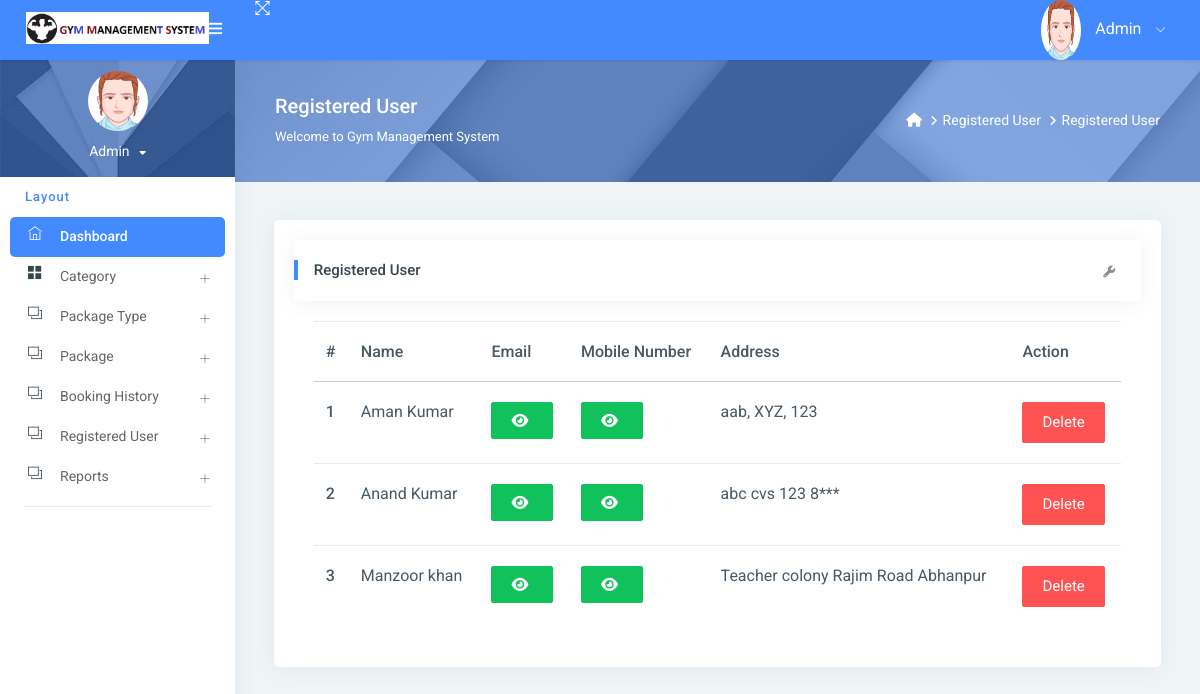
The app's page /reg_user/ (signed in) with its own data.
### gym/models.py (models this page shows, shortened)
class Signup(models.Model):
    user = models.ForeignKey(User, on_delete=models.CASCADE, null=True)
    mobile = models.CharField(max_length=15, null=True)
    state = models.CharField(max_length=150, null=True)
    city = models.CharField(max_length=150, null=True)
    address = models.CharField(max_length=200, null=True)
    creationdate = models.DateTimeField(auto_now_add=True)

### gym/views.py (the view)
# urls.py: path('reg_user/', reg_user, name="reg_user"),
@login_required(login_url='/admin_login/')
def reg_user(request):
    data = Signup.objects.all()
    d = {'data': data}
    return render(request, "admin/reg_user.html", locals())

### gym/templates/admin/reg_user.html (shortened to what this page needs)
{% extends 'admin_base.html' %}
{% load static %}
{% block main %}
<link rel="stylesheet" href="https://cdnjs.cloudflare.com/ajax/libs/font-awesome/6.2.0/css/all.min.css" />
<div class="page-header">
    <div class="page-block">
        <div class="row align-items-center">
            <div class="col-md-8">
                <div class="page-header-title">
                    <h5 class="m-b-10">Registered User</h5>
                    <p class="m-b-0">Welcome to Gym Management System</p>
                </div>
            </div>
            <div class="col-md-4">
                <ul class="breadcrumb-title">
                    <li class="breadcrumb-item">
                        <a href="{% url 'admin_home' %}"> <i class="fa fa-home"></i> </a>
                    </li>
                    <li class="breadcrumb-item"><a href="">Registered User</a>
                    </li>
                    <li class="breadcrumb-item"><a href="">Registered User</a>
                    </li>
                </ul>
            </div>
        </div>
    </div>
</div>
<div class="pcoded-inner-content">
    <div class="main-body">
        <div class="page-wrapper">
            <div class="page-body">
                <div class="row">
                    <div class="col-md-12">
                        <div class="card">
                            <div class="card-block">
                                <div class="card-header">
                                    <h5> Registered User</h5>
                                    <div class="card-header-right">
                                        <ul class="list-unstyled card-option">
                                            <li><i class="fa fa fa-wrench open-card-option"></i></li>
                                        </ul>
                                    </div>
                                </div>
                                <div class="card-block table-border-style">
                                    <div class="table-responsive">
                                        <table class="table">
                                            <thead>
                                            <tr>
                                                <th>#</th>
                                                <th>Name</th>
                                                <th>Email</th>
                                                <th>Mobile Number</th>
                                                <th>Address</th>
                                                <th>Action</th>
                                            </tr>
                                            </thead>
                                            <tbody>
                                            {% for i in data %}
                                            <tr>
                                                <th scope="row">{{forloop.counter}}</th>
                                                <td>{{i.user.first_name}} {{i.user.last_name}}</td>
                                                 <td><span id="email-{{forloop.counter}}" class="password">{{i.user.username}}</span>
                                                     <button type="button" class="btn btn-success" id="email-btn-{{forloop.counter}}" onclick="togglePassword('email-{{forloop.counter}}', this.id)"><i class="fa fa-eye"></i></button>
                                                 </td>
                                                 <td>
                                                    <button type="button" class="btn btn-success" id="mobile-btn-{{forloop.counter}}" onclick="togglePassword('mobile-{{forloop.counter}}', this.id)"><i class="fa fa-eye"></i></button>
                                                  </td>
                                                <td>{{i.address}}</td>
                                                <td>
                                                    <a href="{% url 'delete_user' i.id %}"
                                                       onclick="return confirm('Are you sure to Delete')"
                                                       class="btn btn-danger">Delete</a>
                                                </td>
                                            </tr>
                                            {% endfor %}
                                            </tbody>
                                        </table>
                                    </div>
                                </div>
                            </div>
                        </div>
                    </div>
                </div>
            </div>
        </div>
    </div>
</div>
{% endblock %}

### gym/templates/admin/reg_user.html (style rules this page uses)
.table-responsive { font-size:11px; }
td { padding:0px; }

### records on screen
Signup: user.first_name "Aman", user.last_name "Kumar", address "aab, XYZ, 123"
Signup: user.first_name "Anand", user.last_name "Kumar", address "abc cvs 123 8***"
Signup: user.first_name "Manzoor", user.last_name "khan", address "Teacher colony Rajim Road Abhanpur"
